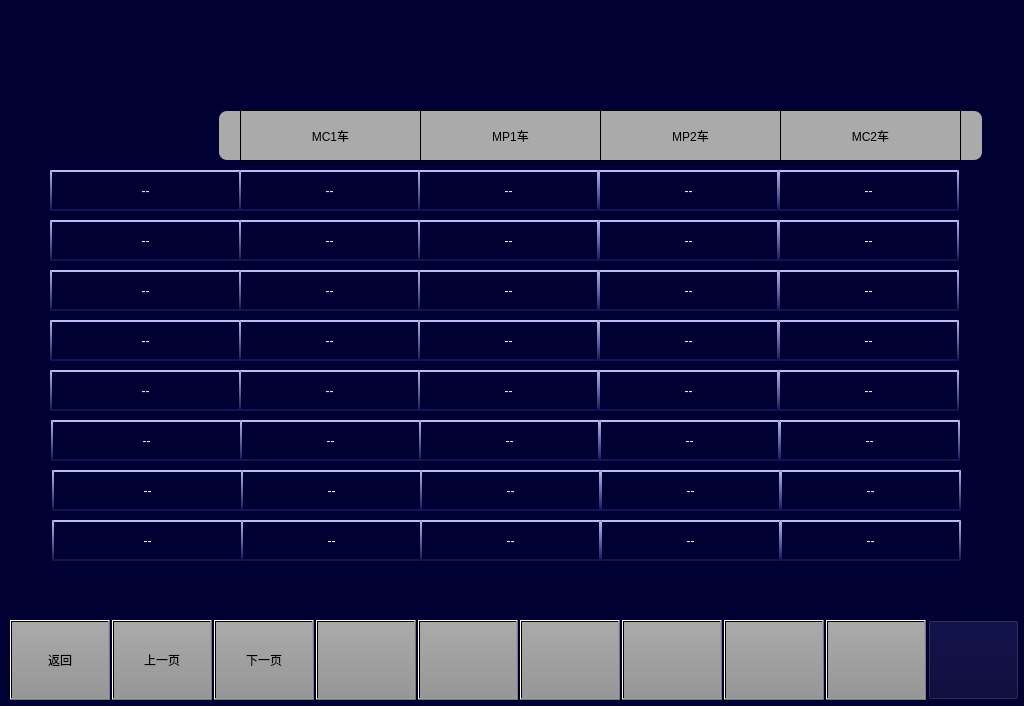
<?xml version="1.0" encoding="UTF-8"?>
<ui version="4.0">
 <class>MaintainceAuxiliarySubsystemPage</class>
 <widget class="QWidget" name="MaintainceAuxiliarySubsystemPage">
  <property name="geometry">
   <rect>
    <x>0</x>
    <y>0</y>
    <width>1024</width>
    <height>706</height>
   </rect>
  </property>
  <property name="windowTitle">
   <string>Form</string>
  </property>
  <property name="styleSheet">
   <string notr="true">background-color: rgb(0, 0, 50);</string>
  </property>
  <widget class="QPushButton" name="BTN2">
   <property name="geometry">
    <rect>
     <x>112</x>
     <y>620</y>
     <width>100</width>
     <height>80</height>
    </rect>
   </property>
   <property name="focusPolicy">
    <enum>Qt::NoFocus</enum>
   </property>
   <property name="styleSheet">
    <string notr="true">font: 20px, &quot;微软雅黑&quot;;color: black;transparent;background:qlineargradient(spread:pad,x1:0,y1:0,x2:0,y2:1,stop:0 rgba(170,170,170,255),stop:1 rgba(150,150,150,255));</string>
   </property>
   <property name="text">
    <string>上一页</string>
   </property>
  </widget>
  <widget class="QPushButton" name="BTN1">
   <property name="geometry">
    <rect>
     <x>10</x>
     <y>620</y>
     <width>100</width>
     <height>80</height>
    </rect>
   </property>
   <property name="focusPolicy">
    <enum>Qt::NoFocus</enum>
   </property>
   <property name="styleSheet">
    <string notr="true">font: 20px, &quot;微软雅黑&quot;;color: black;transparent;background:qlineargradient(spread:pad,x1:0,y1:0,x2:0,y2:1,stop:0 rgba(170,170,170,255),stop:1 rgba(150,150,150,255));</string>
   </property>
   <property name="text">
    <string>返回</string>
   </property>
  </widget>
  <widget class="QPushButton" name="BTN4">
   <property name="geometry">
    <rect>
     <x>316</x>
     <y>620</y>
     <width>100</width>
     <height>80</height>
    </rect>
   </property>
   <property name="focusPolicy">
    <enum>Qt::NoFocus</enum>
   </property>
   <property name="styleSheet">
    <string notr="true">	font: 20px, &quot;微软雅黑&quot;;
    color: black;
	transparent;background:qlineargradient(spread:pad,x1:0,y1:0,x2:0,y2:1,stop:0 rgba(170,170,170,255),stop:1 rgba(150,150,150,255));
</string>
   </property>
   <property name="text">
    <string/>
   </property>
  </widget>
  <widget class="QPushButton" name="BTN5">
   <property name="geometry">
    <rect>
     <x>418</x>
     <y>620</y>
     <width>100</width>
     <height>80</height>
    </rect>
   </property>
   <property name="focusPolicy">
    <enum>Qt::NoFocus</enum>
   </property>
   <property name="styleSheet">
    <string notr="true">	font: 20px, &quot;微软雅黑&quot;;
    color: black;
	transparent;background:qlineargradient(spread:pad,x1:0,y1:0,x2:0,y2:1,stop:0 rgba(170,170,170,255),stop:1 rgba(150,150,150,255));
</string>
   </property>
   <property name="text">
    <string/>
   </property>
  </widget>
  <widget class="QPushButton" name="BTN3">
   <property name="geometry">
    <rect>
     <x>214</x>
     <y>620</y>
     <width>100</width>
     <height>80</height>
    </rect>
   </property>
   <property name="focusPolicy">
    <enum>Qt::NoFocus</enum>
   </property>
   <property name="styleSheet">
    <string notr="true">	font: 20px, &quot;微软雅黑&quot;;
    color: black;
	transparent;background:qlineargradient(spread:pad,x1:0,y1:0,x2:0,y2:1,stop:0 rgba(170,170,170,255),stop:1 rgba(150,150,150,255));
</string>
   </property>
   <property name="text">
    <string>下一页</string>
   </property>
  </widget>
  <widget class="QPushButton" name="BTN8">
   <property name="geometry">
    <rect>
     <x>724</x>
     <y>620</y>
     <width>100</width>
     <height>80</height>
    </rect>
   </property>
   <property name="focusPolicy">
    <enum>Qt::NoFocus</enum>
   </property>
   <property name="styleSheet">
    <string notr="true">	font: 20px, &quot;微软雅黑&quot;;
    color: black;
	transparent;background:qlineargradient(spread:pad,x1:0,y1:0,x2:0,y2:1,stop:0 rgba(170,170,170,255),stop:1 rgba(150,150,150,255));
</string>
   </property>
   <property name="text">
    <string/>
   </property>
  </widget>
  <widget class="QPushButton" name="BTNHome">
   <property name="geometry">
    <rect>
     <x>928</x>
     <y>620</y>
     <width>91</width>
     <height>80</height>
    </rect>
   </property>
   <property name="focusPolicy">
    <enum>Qt::NoFocus</enum>
   </property>
   <property name="styleSheet">
    <string notr="true">border-image: url(:/images/image/Home.png);</string>
   </property>
   <property name="text">
    <string/>
   </property>
  </widget>
  <widget class="QPushButton" name="BTN9">
   <property name="geometry">
    <rect>
     <x>826</x>
     <y>620</y>
     <width>100</width>
     <height>80</height>
    </rect>
   </property>
   <property name="focusPolicy">
    <enum>Qt::NoFocus</enum>
   </property>
   <property name="styleSheet">
    <string notr="true">	font: 20px, &quot;微软雅黑&quot;;
    color: black;
	transparent;background:qlineargradient(spread:pad,x1:0,y1:0,x2:0,y2:1,stop:0 rgba(170,170,170,255),stop:1 rgba(150,150,150,255));
</string>
   </property>
   <property name="text">
    <string/>
   </property>
  </widget>
  <widget class="QPushButton" name="BTN7">
   <property name="geometry">
    <rect>
     <x>622</x>
     <y>620</y>
     <width>100</width>
     <height>80</height>
    </rect>
   </property>
   <property name="focusPolicy">
    <enum>Qt::NoFocus</enum>
   </property>
   <property name="styleSheet">
    <string notr="true">	font: 20px, &quot;微软雅黑&quot;;
    color: black;
	transparent;background:qlineargradient(spread:pad,x1:0,y1:0,x2:0,y2:1,stop:0 rgba(170,170,170,255),stop:1 rgba(150,150,150,255));
</string>
   </property>
   <property name="text">
    <string/>
   </property>
  </widget>
  <widget class="QPushButton" name="BTN6">
   <property name="geometry">
    <rect>
     <x>520</x>
     <y>620</y>
     <width>100</width>
     <height>80</height>
    </rect>
   </property>
   <property name="focusPolicy">
    <enum>Qt::NoFocus</enum>
   </property>
   <property name="styleSheet">
    <string notr="true">	font: 20px, &quot;微软雅黑&quot;;
    color: black;
	transparent;background:qlineargradient(spread:pad,x1:0,y1:0,x2:0,y2:1,stop:0 rgba(170,170,170,255),stop:1 rgba(150,150,150,255));
</string>
   </property>
   <property name="text">
    <string/>
   </property>
  </widget>
  <widget class="QLabel" name="line5_3">
   <property name="geometry">
    <rect>
     <x>598</x>
     <y>370</y>
     <width>181</width>
     <height>41</height>
    </rect>
   </property>
   <property name="styleSheet">
    <string notr="true">border-top:2px solid rgb(187,188,247);
background-color: rgb(0, 0, 50);
border-left: 2px solid qlineargradient(x1:0, y1:0, x2:0, y2:1,stop:0 rgb(187,188,247) , stop:1 rgb(19,20,87));
border-right: 2px solid qlineargradient(x1:0, y1:0, x2:0, y2:1,stop:0 rgb(187,188,247) , stop:1 rgb(19,20,87));
border-bottom:2px solid  rgb(19,20,87);
font:16px &quot;微软雅黑&quot; ;
color: rgb(255, 255, 255);</string>
   </property>
   <property name="text">
    <string>--</string>
   </property>
   <property name="alignment">
    <set>Qt::AlignCenter</set>
   </property>
  </widget>
  <widget class="QLabel" name="line3_2">
   <property name="geometry">
    <rect>
     <x>418</x>
     <y>270</y>
     <width>181</width>
     <height>41</height>
    </rect>
   </property>
   <property name="styleSheet">
    <string notr="true">border-top:2px solid rgb(187,188,247);
background-color: rgb(0, 0, 50);
border-left: 2px solid qlineargradient(x1:0, y1:0, x2:0, y2:1,stop:0 rgb(187,188,247) , stop:1 rgb(19,20,87));
border-right: 2px solid qlineargradient(x1:0, y1:0, x2:0, y2:1,stop:0 rgb(187,188,247) , stop:1 rgb(19,20,87));
border-bottom:2px solid  rgb(19,20,87);
font:16px &quot;微软雅黑&quot; ;
color: rgb(255, 255, 255);</string>
   </property>
   <property name="text">
    <string>--</string>
   </property>
   <property name="alignment">
    <set>Qt::AlignCenter</set>
   </property>
  </widget>
  <widget class="QLabel" name="line4_3">
   <property name="geometry">
    <rect>
     <x>598</x>
     <y>320</y>
     <width>181</width>
     <height>41</height>
    </rect>
   </property>
   <property name="styleSheet">
    <string notr="true">border-top:2px solid rgb(187,188,247);
background-color: rgb(0, 0, 50);
border-left: 2px solid qlineargradient(x1:0, y1:0, x2:0, y2:1,stop:0 rgb(187,188,247) , stop:1 rgb(19,20,87));
border-right: 2px solid qlineargradient(x1:0, y1:0, x2:0, y2:1,stop:0 rgb(187,188,247) , stop:1 rgb(19,20,87));
border-bottom:2px solid  rgb(19,20,87);
font:16px &quot;微软雅黑&quot; ;
color: rgb(255, 255, 255);</string>
   </property>
   <property name="text">
    <string>--</string>
   </property>
   <property name="alignment">
    <set>Qt::AlignCenter</set>
   </property>
  </widget>
  <widget class="QLabel" name="line4_4">
   <property name="geometry">
    <rect>
     <x>778</x>
     <y>320</y>
     <width>181</width>
     <height>41</height>
    </rect>
   </property>
   <property name="styleSheet">
    <string notr="true">border-top:2px solid rgb(187,188,247);
background-color: rgb(0, 0, 50);
border-left: 2px solid qlineargradient(x1:0, y1:0, x2:0, y2:1,stop:0 rgb(187,188,247) , stop:1 rgb(19,20,87));
border-right: 2px solid qlineargradient(x1:0, y1:0, x2:0, y2:1,stop:0 rgb(187,188,247) , stop:1 rgb(19,20,87));
border-bottom:2px solid  rgb(19,20,87);
font:16px &quot;微软雅黑&quot; ;
color: rgb(255, 255, 255);</string>
   </property>
   <property name="text">
    <string>--</string>
   </property>
   <property name="alignment">
    <set>Qt::AlignCenter</set>
   </property>
  </widget>
  <widget class="QLabel" name="line5_name">
   <property name="geometry">
    <rect>
     <x>50</x>
     <y>370</y>
     <width>191</width>
     <height>41</height>
    </rect>
   </property>
   <property name="styleSheet">
    <string notr="true">border-top:2px solid rgb(187,188,247);
background-color: rgb(0, 0, 50);
border-left: 2px solid qlineargradient(x1:0, y1:0, x2:0, y2:1,stop:0 rgb(187,188,247) , stop:1 rgb(19,20,87));
border-right: 2px solid qlineargradient(x1:0, y1:0, x2:0, y2:1,stop:0 rgb(187,188,247) , stop:1 rgb(19,20,87));
border-bottom:2px solid  rgb(19,20,87);
font:16px &quot;微软雅黑&quot; ;
color: rgb(255, 255, 255);</string>
   </property>
   <property name="text">
    <string>--</string>
   </property>
   <property name="alignment">
    <set>Qt::AlignCenter</set>
   </property>
  </widget>
  <widget class="QLabel" name="line4_2">
   <property name="geometry">
    <rect>
     <x>418</x>
     <y>320</y>
     <width>181</width>
     <height>41</height>
    </rect>
   </property>
   <property name="styleSheet">
    <string notr="true">border-top:2px solid rgb(187,188,247);
background-color: rgb(0, 0, 50);
border-left: 2px solid qlineargradient(x1:0, y1:0, x2:0, y2:1,stop:0 rgb(187,188,247) , stop:1 rgb(19,20,87));
border-right: 2px solid qlineargradient(x1:0, y1:0, x2:0, y2:1,stop:0 rgb(187,188,247) , stop:1 rgb(19,20,87));
border-bottom:2px solid  rgb(19,20,87);
font:16px &quot;微软雅黑&quot; ;
color: rgb(255, 255, 255);</string>
   </property>
   <property name="text">
    <string>--</string>
   </property>
   <property name="alignment">
    <set>Qt::AlignCenter</set>
   </property>
  </widget>
  <widget class="QLabel" name="line1_3">
   <property name="geometry">
    <rect>
     <x>598</x>
     <y>170</y>
     <width>181</width>
     <height>41</height>
    </rect>
   </property>
   <property name="styleSheet">
    <string notr="true">border-top:2px solid rgb(187,188,247);
background-color: rgb(0, 0, 50);
border-left: 2px solid qlineargradient(x1:0, y1:0, x2:0, y2:1,stop:0 rgb(187,188,247) , stop:1 rgb(19,20,87));
border-right: 2px solid qlineargradient(x1:0, y1:0, x2:0, y2:1,stop:0 rgb(187,188,247) , stop:1 rgb(19,20,87));
border-bottom:2px solid  rgb(19,20,87);
font:16px &quot;微软雅黑&quot; ;
color: rgb(255, 255, 255);</string>
   </property>
   <property name="text">
    <string>--</string>
   </property>
   <property name="alignment">
    <set>Qt::AlignCenter</set>
   </property>
  </widget>
  <widget class="QLabel" name="LBLM1">
   <property name="geometry">
    <rect>
     <x>600</x>
     <y>110</y>
     <width>181</width>
     <height>51</height>
    </rect>
   </property>
   <property name="styleSheet">
    <string notr="true">background-color:rgb(170,170,170);
border:1px solid black;
font:20px &quot;微软雅黑&quot;;</string>
   </property>
   <property name="text">
    <string>MP2车</string>
   </property>
   <property name="alignment">
    <set>Qt::AlignCenter</set>
   </property>
  </widget>
  <widget class="QLabel" name="line2_2">
   <property name="geometry">
    <rect>
     <x>418</x>
     <y>220</y>
     <width>181</width>
     <height>41</height>
    </rect>
   </property>
   <property name="styleSheet">
    <string notr="true">border-top:2px solid rgb(187,188,247);
background-color: rgb(0, 0, 50);
border-left: 2px solid qlineargradient(x1:0, y1:0, x2:0, y2:1,stop:0 rgb(187,188,247) , stop:1 rgb(19,20,87));
border-right: 2px solid qlineargradient(x1:0, y1:0, x2:0, y2:1,stop:0 rgb(187,188,247) , stop:1 rgb(19,20,87));
border-bottom:2px solid  rgb(19,20,87);
font:16px &quot;微软雅黑&quot; ;
color: rgb(255, 255, 255);</string>
   </property>
   <property name="text">
    <string>--</string>
   </property>
   <property name="alignment">
    <set>Qt::AlignCenter</set>
   </property>
  </widget>
  <widget class="QLabel" name="line2_name">
   <property name="geometry">
    <rect>
     <x>50</x>
     <y>220</y>
     <width>191</width>
     <height>41</height>
    </rect>
   </property>
   <property name="styleSheet">
    <string notr="true">border-top:2px solid rgb(187,188,247);
background-color: rgb(0, 0, 50);
border-left: 2px solid qlineargradient(x1:0, y1:0, x2:0, y2:1,stop:0 rgb(187,188,247) , stop:1 rgb(19,20,87));
border-right: 2px solid qlineargradient(x1:0, y1:0, x2:0, y2:1,stop:0 rgb(187,188,247) , stop:1 rgb(19,20,87));
border-bottom:2px solid  rgb(19,20,87);
font:16px &quot;微软雅黑&quot; ;
color: rgb(255, 255, 255);</string>
   </property>
   <property name="text">
    <string>--</string>
   </property>
   <property name="alignment">
    <set>Qt::AlignCenter</set>
   </property>
  </widget>
  <widget class="QLabel" name="line1_2">
   <property name="geometry">
    <rect>
     <x>418</x>
     <y>170</y>
     <width>181</width>
     <height>41</height>
    </rect>
   </property>
   <property name="styleSheet">
    <string notr="true">border-top:2px solid rgb(187,188,247);
background-color: rgb(0, 0, 50);
border-left: 2px solid qlineargradient(x1:0, y1:0, x2:0, y2:1,stop:0 rgb(187,188,247) , stop:1 rgb(19,20,87));
border-right: 2px solid qlineargradient(x1:0, y1:0, x2:0, y2:1,stop:0 rgb(187,188,247) , stop:1 rgb(19,20,87));
border-bottom:2px solid  rgb(19,20,87);
font:16px &quot;微软雅黑&quot; ;
color: rgb(255, 255, 255);</string>
   </property>
   <property name="text">
    <string>--</string>
   </property>
   <property name="alignment">
    <set>Qt::AlignCenter</set>
   </property>
  </widget>
  <widget class="QLabel" name="line4_name">
   <property name="geometry">
    <rect>
     <x>50</x>
     <y>320</y>
     <width>191</width>
     <height>41</height>
    </rect>
   </property>
   <property name="styleSheet">
    <string notr="true">border-top:2px solid rgb(187,188,247);
background-color: rgb(0, 0, 50);
border-left: 2px solid qlineargradient(x1:0, y1:0, x2:0, y2:1,stop:0 rgb(187,188,247) , stop:1 rgb(19,20,87));
border-right: 2px solid qlineargradient(x1:0, y1:0, x2:0, y2:1,stop:0 rgb(187,188,247) , stop:1 rgb(19,20,87));
border-bottom:2px solid  rgb(19,20,87);
font:16px &quot;微软雅黑&quot; ;
color: rgb(255, 255, 255);</string>
   </property>
   <property name="text">
    <string>--</string>
   </property>
   <property name="alignment">
    <set>Qt::AlignCenter</set>
   </property>
  </widget>
  <widget class="QLabel" name="line3_1">
   <property name="geometry">
    <rect>
     <x>239</x>
     <y>270</y>
     <width>181</width>
     <height>41</height>
    </rect>
   </property>
   <property name="styleSheet">
    <string notr="true">border-top:2px solid rgb(187,188,247);
background-color: rgb(0, 0, 50);
border-left: 2px solid qlineargradient(x1:0, y1:0, x2:0, y2:1,stop:0 rgb(187,188,247) , stop:1 rgb(19,20,87));
border-right: 2px solid qlineargradient(x1:0, y1:0, x2:0, y2:1,stop:0 rgb(187,188,247) , stop:1 rgb(19,20,87));
border-bottom:2px solid  rgb(19,20,87);
font:16px &quot;微软雅黑&quot; ;
color: rgb(255, 255, 255);</string>
   </property>
   <property name="text">
    <string>--</string>
   </property>
   <property name="alignment">
    <set>Qt::AlignCenter</set>
   </property>
  </widget>
  <widget class="QLabel" name="line3_3">
   <property name="geometry">
    <rect>
     <x>598</x>
     <y>270</y>
     <width>181</width>
     <height>41</height>
    </rect>
   </property>
   <property name="styleSheet">
    <string notr="true">border-top:2px solid rgb(187,188,247);
background-color: rgb(0, 0, 50);
border-left: 2px solid qlineargradient(x1:0, y1:0, x2:0, y2:1,stop:0 rgb(187,188,247) , stop:1 rgb(19,20,87));
border-right: 2px solid qlineargradient(x1:0, y1:0, x2:0, y2:1,stop:0 rgb(187,188,247) , stop:1 rgb(19,20,87));
border-bottom:2px solid  rgb(19,20,87);
font:16px &quot;微软雅黑&quot; ;
color: rgb(255, 255, 255);</string>
   </property>
   <property name="text">
    <string>--</string>
   </property>
   <property name="alignment">
    <set>Qt::AlignCenter</set>
   </property>
  </widget>
  <widget class="QLabel" name="line5_4">
   <property name="geometry">
    <rect>
     <x>778</x>
     <y>370</y>
     <width>181</width>
     <height>41</height>
    </rect>
   </property>
   <property name="styleSheet">
    <string notr="true">border-top:2px solid rgb(187,188,247);
background-color: rgb(0, 0, 50);
border-left: 2px solid qlineargradient(x1:0, y1:0, x2:0, y2:1,stop:0 rgb(187,188,247) , stop:1 rgb(19,20,87));
border-right: 2px solid qlineargradient(x1:0, y1:0, x2:0, y2:1,stop:0 rgb(187,188,247) , stop:1 rgb(19,20,87));
border-bottom:2px solid  rgb(19,20,87);
font:16px &quot;微软雅黑&quot; ;
color: rgb(255, 255, 255);</string>
   </property>
   <property name="text">
    <string>--</string>
   </property>
   <property name="alignment">
    <set>Qt::AlignCenter</set>
   </property>
  </widget>
  <widget class="QLabel" name="LBLMp1">
   <property name="geometry">
    <rect>
     <x>420</x>
     <y>110</y>
     <width>181</width>
     <height>51</height>
    </rect>
   </property>
   <property name="styleSheet">
    <string notr="true">background-color:rgb(170,170,170);
border:1px solid black;
font:20px &quot;微软雅黑&quot;;</string>
   </property>
   <property name="text">
    <string>MP1车</string>
   </property>
   <property name="alignment">
    <set>Qt::AlignCenter</set>
   </property>
  </widget>
  <widget class="QLabel" name="line3_4">
   <property name="geometry">
    <rect>
     <x>778</x>
     <y>270</y>
     <width>181</width>
     <height>41</height>
    </rect>
   </property>
   <property name="styleSheet">
    <string notr="true">border-top:2px solid rgb(187,188,247);
background-color: rgb(0, 0, 50);
border-left: 2px solid qlineargradient(x1:0, y1:0, x2:0, y2:1,stop:0 rgb(187,188,247) , stop:1 rgb(19,20,87));
border-right: 2px solid qlineargradient(x1:0, y1:0, x2:0, y2:1,stop:0 rgb(187,188,247) , stop:1 rgb(19,20,87));
border-bottom:2px solid  rgb(19,20,87);
font:16px &quot;微软雅黑&quot; ;
color: rgb(255, 255, 255);</string>
   </property>
   <property name="text">
    <string>--</string>
   </property>
   <property name="alignment">
    <set>Qt::AlignCenter</set>
   </property>
  </widget>
  <widget class="QLabel" name="line1_1">
   <property name="geometry">
    <rect>
     <x>239</x>
     <y>170</y>
     <width>181</width>
     <height>41</height>
    </rect>
   </property>
   <property name="styleSheet">
    <string notr="true">border-top:2px solid rgb(187,188,247);
background-color: rgb(0, 0, 50);
border-left: 2px solid qlineargradient(x1:0, y1:0, x2:0, y2:1,stop:0 rgb(187,188,247) , stop:1 rgb(19,20,87));
border-right: 2px solid qlineargradient(x1:0, y1:0, x2:0, y2:1,stop:0 rgb(187,188,247) , stop:1 rgb(19,20,87));
border-bottom:2px solid  rgb(19,20,87);
font:16px &quot;微软雅黑&quot; ;
color: rgb(255, 255, 255);</string>
   </property>
   <property name="text">
    <string>--</string>
   </property>
   <property name="alignment">
    <set>Qt::AlignCenter</set>
   </property>
  </widget>
  <widget class="QLabel" name="line1_name">
   <property name="geometry">
    <rect>
     <x>50</x>
     <y>170</y>
     <width>191</width>
     <height>41</height>
    </rect>
   </property>
   <property name="styleSheet">
    <string notr="true">border-top:2px solid rgb(187,188,247);
background-color: rgb(0, 0, 50);
border-left: 2px solid qlineargradient(x1:0, y1:0, x2:0, y2:1,stop:0 rgb(187,188,247) , stop:1 rgb(19,20,87));
border-right: 2px solid qlineargradient(x1:0, y1:0, x2:0, y2:1,stop:0 rgb(187,188,247) , stop:1 rgb(19,20,87));
border-bottom:2px solid  rgb(19,20,87);
font:16px &quot;微软雅黑&quot; ;
color: rgb(255, 255, 255);</string>
   </property>
   <property name="text">
    <string>--</string>
   </property>
   <property name="alignment">
    <set>Qt::AlignCenter</set>
   </property>
  </widget>
  <widget class="QLabel" name="LBLM2">
   <property name="geometry">
    <rect>
     <x>780</x>
     <y>110</y>
     <width>181</width>
     <height>51</height>
    </rect>
   </property>
   <property name="styleSheet">
    <string notr="true">background-color:rgb(170,170,170);
border:1px solid black;
font:20px &quot;微软雅黑&quot;;</string>
   </property>
   <property name="text">
    <string>MC2车</string>
   </property>
   <property name="alignment">
    <set>Qt::AlignCenter</set>
   </property>
  </widget>
  <widget class="QLabel" name="line2_3">
   <property name="geometry">
    <rect>
     <x>598</x>
     <y>220</y>
     <width>181</width>
     <height>41</height>
    </rect>
   </property>
   <property name="styleSheet">
    <string notr="true">border-top:2px solid rgb(187,188,247);
background-color: rgb(0, 0, 50);
border-left: 2px solid qlineargradient(x1:0, y1:0, x2:0, y2:1,stop:0 rgb(187,188,247) , stop:1 rgb(19,20,87));
border-right: 2px solid qlineargradient(x1:0, y1:0, x2:0, y2:1,stop:0 rgb(187,188,247) , stop:1 rgb(19,20,87));
border-bottom:2px solid  rgb(19,20,87);
font:16px &quot;微软雅黑&quot; ;
color: rgb(255, 255, 255);</string>
   </property>
   <property name="text">
    <string>--</string>
   </property>
   <property name="alignment">
    <set>Qt::AlignCenter</set>
   </property>
  </widget>
  <widget class="QLabel" name="line5_2">
   <property name="geometry">
    <rect>
     <x>418</x>
     <y>370</y>
     <width>181</width>
     <height>41</height>
    </rect>
   </property>
   <property name="styleSheet">
    <string notr="true">border-top:2px solid rgb(187,188,247);
background-color: rgb(0, 0, 50);
border-left: 2px solid qlineargradient(x1:0, y1:0, x2:0, y2:1,stop:0 rgb(187,188,247) , stop:1 rgb(19,20,87));
border-right: 2px solid qlineargradient(x1:0, y1:0, x2:0, y2:1,stop:0 rgb(187,188,247) , stop:1 rgb(19,20,87));
border-bottom:2px solid  rgb(19,20,87);
font:16px &quot;微软雅黑&quot; ;
color: rgb(255, 255, 255);</string>
   </property>
   <property name="text">
    <string>--</string>
   </property>
   <property name="alignment">
    <set>Qt::AlignCenter</set>
   </property>
  </widget>
  <widget class="QLabel" name="line2_1">
   <property name="geometry">
    <rect>
     <x>239</x>
     <y>220</y>
     <width>181</width>
     <height>41</height>
    </rect>
   </property>
   <property name="styleSheet">
    <string notr="true">border-top:2px solid rgb(187,188,247);
background-color: rgb(0, 0, 50);
border-left: 2px solid qlineargradient(x1:0, y1:0, x2:0, y2:1,stop:0 rgb(187,188,247) , stop:1 rgb(19,20,87));
border-right: 2px solid qlineargradient(x1:0, y1:0, x2:0, y2:1,stop:0 rgb(187,188,247) , stop:1 rgb(19,20,87));
border-bottom:2px solid  rgb(19,20,87);
font:16px &quot;微软雅黑&quot; ;
color: rgb(255, 255, 255);</string>
   </property>
   <property name="text">
    <string>--</string>
   </property>
   <property name="alignment">
    <set>Qt::AlignCenter</set>
   </property>
  </widget>
  <widget class="QLabel" name="line2_4">
   <property name="geometry">
    <rect>
     <x>778</x>
     <y>220</y>
     <width>181</width>
     <height>41</height>
    </rect>
   </property>
   <property name="styleSheet">
    <string notr="true">border-top:2px solid rgb(187,188,247);
background-color: rgb(0, 0, 50);
border-left: 2px solid qlineargradient(x1:0, y1:0, x2:0, y2:1,stop:0 rgb(187,188,247) , stop:1 rgb(19,20,87));
border-right: 2px solid qlineargradient(x1:0, y1:0, x2:0, y2:1,stop:0 rgb(187,188,247) , stop:1 rgb(19,20,87));
border-bottom:2px solid  rgb(19,20,87);
font:16px &quot;微软雅黑&quot; ;
color: rgb(255, 255, 255);</string>
   </property>
   <property name="text">
    <string>--</string>
   </property>
   <property name="alignment">
    <set>Qt::AlignCenter</set>
   </property>
  </widget>
  <widget class="QLabel" name="line4_1">
   <property name="geometry">
    <rect>
     <x>239</x>
     <y>320</y>
     <width>181</width>
     <height>41</height>
    </rect>
   </property>
   <property name="styleSheet">
    <string notr="true">border-top:2px solid rgb(187,188,247);
background-color: rgb(0, 0, 50);
border-left: 2px solid qlineargradient(x1:0, y1:0, x2:0, y2:1,stop:0 rgb(187,188,247) , stop:1 rgb(19,20,87));
border-right: 2px solid qlineargradient(x1:0, y1:0, x2:0, y2:1,stop:0 rgb(187,188,247) , stop:1 rgb(19,20,87));
border-bottom:2px solid  rgb(19,20,87);
font:16px &quot;微软雅黑&quot; ;
color: rgb(255, 255, 255);</string>
   </property>
   <property name="text">
    <string>--</string>
   </property>
   <property name="alignment">
    <set>Qt::AlignCenter</set>
   </property>
  </widget>
  <widget class="QLabel" name="line3_name">
   <property name="geometry">
    <rect>
     <x>50</x>
     <y>270</y>
     <width>191</width>
     <height>41</height>
    </rect>
   </property>
   <property name="styleSheet">
    <string notr="true">border-top:2px solid rgb(187,188,247);
background-color: rgb(0, 0, 50);
border-left: 2px solid qlineargradient(x1:0, y1:0, x2:0, y2:1,stop:0 rgb(187,188,247) , stop:1 rgb(19,20,87));
border-right: 2px solid qlineargradient(x1:0, y1:0, x2:0, y2:1,stop:0 rgb(187,188,247) , stop:1 rgb(19,20,87));
border-bottom:2px solid  rgb(19,20,87);
font:16px &quot;微软雅黑&quot; ;
color: rgb(255, 255, 255);</string>
   </property>
   <property name="text">
    <string>--</string>
   </property>
   <property name="alignment">
    <set>Qt::AlignCenter</set>
   </property>
  </widget>
  <widget class="QLabel" name="LBLTC1">
   <property name="geometry">
    <rect>
     <x>240</x>
     <y>110</y>
     <width>181</width>
     <height>51</height>
    </rect>
   </property>
   <property name="styleSheet">
    <string notr="true">background-color:rgb(170,170,170);
border:1px solid black;
font:20px &quot;微软雅黑&quot;;</string>
   </property>
   <property name="text">
    <string>MC1车</string>
   </property>
   <property name="alignment">
    <set>Qt::AlignCenter</set>
   </property>
  </widget>
  <widget class="QLabel" name="line5_1">
   <property name="geometry">
    <rect>
     <x>239</x>
     <y>370</y>
     <width>181</width>
     <height>41</height>
    </rect>
   </property>
   <property name="styleSheet">
    <string notr="true">border-top:2px solid rgb(187,188,247);
background-color: rgb(0, 0, 50);
border-left: 2px solid qlineargradient(x1:0, y1:0, x2:0, y2:1,stop:0 rgb(187,188,247) , stop:1 rgb(19,20,87));
border-right: 2px solid qlineargradient(x1:0, y1:0, x2:0, y2:1,stop:0 rgb(187,188,247) , stop:1 rgb(19,20,87));
border-bottom:2px solid  rgb(19,20,87);
font:16px &quot;微软雅黑&quot; ;
color: rgb(255, 255, 255);</string>
   </property>
   <property name="text">
    <string>--</string>
   </property>
   <property name="alignment">
    <set>Qt::AlignCenter</set>
   </property>
  </widget>
  <widget class="QLabel" name="line1_4">
   <property name="geometry">
    <rect>
     <x>778</x>
     <y>170</y>
     <width>181</width>
     <height>41</height>
    </rect>
   </property>
   <property name="styleSheet">
    <string notr="true">border-top:2px solid rgb(187,188,247);
background-color: rgb(0, 0, 50);
border-left: 2px solid qlineargradient(x1:0, y1:0, x2:0, y2:1,stop:0 rgb(187,188,247) , stop:1 rgb(19,20,87));
border-right: 2px solid qlineargradient(x1:0, y1:0, x2:0, y2:1,stop:0 rgb(187,188,247) , stop:1 rgb(19,20,87));
border-bottom:2px solid  rgb(19,20,87);
font:16px &quot;微软雅黑&quot; ;
color: rgb(255, 255, 255);</string>
   </property>
   <property name="text">
    <string>--</string>
   </property>
   <property name="alignment">
    <set>Qt::AlignCenter</set>
   </property>
  </widget>
  <widget class="QLabel" name="line6_2">
   <property name="geometry">
    <rect>
     <x>419</x>
     <y>420</y>
     <width>181</width>
     <height>41</height>
    </rect>
   </property>
   <property name="styleSheet">
    <string notr="true">border-top:2px solid rgb(187,188,247);
background-color: rgb(0, 0, 50);
border-left: 2px solid qlineargradient(x1:0, y1:0, x2:0, y2:1,stop:0 rgb(187,188,247) , stop:1 rgb(19,20,87));
border-right: 2px solid qlineargradient(x1:0, y1:0, x2:0, y2:1,stop:0 rgb(187,188,247) , stop:1 rgb(19,20,87));
border-bottom:2px solid  rgb(19,20,87);
font:16px &quot;微软雅黑&quot; ;
color: rgb(255, 255, 255);</string>
   </property>
   <property name="text">
    <string>--</string>
   </property>
   <property name="alignment">
    <set>Qt::AlignCenter</set>
   </property>
  </widget>
  <widget class="QLabel" name="line6_3">
   <property name="geometry">
    <rect>
     <x>599</x>
     <y>420</y>
     <width>181</width>
     <height>41</height>
    </rect>
   </property>
   <property name="styleSheet">
    <string notr="true">border-top:2px solid rgb(187,188,247);
background-color: rgb(0, 0, 50);
border-left: 2px solid qlineargradient(x1:0, y1:0, x2:0, y2:1,stop:0 rgb(187,188,247) , stop:1 rgb(19,20,87));
border-right: 2px solid qlineargradient(x1:0, y1:0, x2:0, y2:1,stop:0 rgb(187,188,247) , stop:1 rgb(19,20,87));
border-bottom:2px solid  rgb(19,20,87);
font:16px &quot;微软雅黑&quot; ;
color: rgb(255, 255, 255);</string>
   </property>
   <property name="text">
    <string>--</string>
   </property>
   <property name="alignment">
    <set>Qt::AlignCenter</set>
   </property>
  </widget>
  <widget class="QLabel" name="line6_4">
   <property name="geometry">
    <rect>
     <x>779</x>
     <y>420</y>
     <width>181</width>
     <height>41</height>
    </rect>
   </property>
   <property name="styleSheet">
    <string notr="true">border-top:2px solid rgb(187,188,247);
background-color: rgb(0, 0, 50);
border-left: 2px solid qlineargradient(x1:0, y1:0, x2:0, y2:1,stop:0 rgb(187,188,247) , stop:1 rgb(19,20,87));
border-right: 2px solid qlineargradient(x1:0, y1:0, x2:0, y2:1,stop:0 rgb(187,188,247) , stop:1 rgb(19,20,87));
border-bottom:2px solid  rgb(19,20,87);
font:16px &quot;微软雅黑&quot; ;
color: rgb(255, 255, 255);</string>
   </property>
   <property name="text">
    <string>--</string>
   </property>
   <property name="alignment">
    <set>Qt::AlignCenter</set>
   </property>
  </widget>
  <widget class="QLabel" name="line6_name">
   <property name="geometry">
    <rect>
     <x>51</x>
     <y>420</y>
     <width>191</width>
     <height>41</height>
    </rect>
   </property>
   <property name="styleSheet">
    <string notr="true">border-top:2px solid rgb(187,188,247);
background-color: rgb(0, 0, 50);
border-left: 2px solid qlineargradient(x1:0, y1:0, x2:0, y2:1,stop:0 rgb(187,188,247) , stop:1 rgb(19,20,87));
border-right: 2px solid qlineargradient(x1:0, y1:0, x2:0, y2:1,stop:0 rgb(187,188,247) , stop:1 rgb(19,20,87));
border-bottom:2px solid  rgb(19,20,87);
font:16px &quot;微软雅黑&quot; ;
color: rgb(255, 255, 255);</string>
   </property>
   <property name="text">
    <string>--</string>
   </property>
   <property name="alignment">
    <set>Qt::AlignCenter</set>
   </property>
  </widget>
  <widget class="QLabel" name="line6_1">
   <property name="geometry">
    <rect>
     <x>240</x>
     <y>420</y>
     <width>181</width>
     <height>41</height>
    </rect>
   </property>
   <property name="styleSheet">
    <string notr="true">border-top:2px solid rgb(187,188,247);
background-color: rgb(0, 0, 50);
border-left: 2px solid qlineargradient(x1:0, y1:0, x2:0, y2:1,stop:0 rgb(187,188,247) , stop:1 rgb(19,20,87));
border-right: 2px solid qlineargradient(x1:0, y1:0, x2:0, y2:1,stop:0 rgb(187,188,247) , stop:1 rgb(19,20,87));
border-bottom:2px solid  rgb(19,20,87);
font:16px &quot;微软雅黑&quot; ;
color: rgb(255, 255, 255);</string>
   </property>
   <property name="text">
    <string>--</string>
   </property>
   <property name="alignment">
    <set>Qt::AlignCenter</set>
   </property>
  </widget>
  <widget class="QLabel" name="line7_3">
   <property name="geometry">
    <rect>
     <x>600</x>
     <y>470</y>
     <width>181</width>
     <height>41</height>
    </rect>
   </property>
   <property name="styleSheet">
    <string notr="true">border-top:2px solid rgb(187,188,247);
background-color: rgb(0, 0, 50);
border-left: 2px solid qlineargradient(x1:0, y1:0, x2:0, y2:1,stop:0 rgb(187,188,247) , stop:1 rgb(19,20,87));
border-right: 2px solid qlineargradient(x1:0, y1:0, x2:0, y2:1,stop:0 rgb(187,188,247) , stop:1 rgb(19,20,87));
border-bottom:2px solid  rgb(19,20,87);
font:16px &quot;微软雅黑&quot; ;
color: rgb(255, 255, 255);</string>
   </property>
   <property name="text">
    <string>--</string>
   </property>
   <property name="alignment">
    <set>Qt::AlignCenter</set>
   </property>
  </widget>
  <widget class="QLabel" name="line7_1">
   <property name="geometry">
    <rect>
     <x>241</x>
     <y>470</y>
     <width>181</width>
     <height>41</height>
    </rect>
   </property>
   <property name="styleSheet">
    <string notr="true">border-top:2px solid rgb(187,188,247);
background-color: rgb(0, 0, 50);
border-left: 2px solid qlineargradient(x1:0, y1:0, x2:0, y2:1,stop:0 rgb(187,188,247) , stop:1 rgb(19,20,87));
border-right: 2px solid qlineargradient(x1:0, y1:0, x2:0, y2:1,stop:0 rgb(187,188,247) , stop:1 rgb(19,20,87));
border-bottom:2px solid  rgb(19,20,87);
font:16px &quot;微软雅黑&quot; ;
color: rgb(255, 255, 255);</string>
   </property>
   <property name="text">
    <string>--</string>
   </property>
   <property name="alignment">
    <set>Qt::AlignCenter</set>
   </property>
  </widget>
  <widget class="QLabel" name="line7_name">
   <property name="geometry">
    <rect>
     <x>52</x>
     <y>470</y>
     <width>191</width>
     <height>41</height>
    </rect>
   </property>
   <property name="styleSheet">
    <string notr="true">border-top:2px solid rgb(187,188,247);
background-color: rgb(0, 0, 50);
border-left: 2px solid qlineargradient(x1:0, y1:0, x2:0, y2:1,stop:0 rgb(187,188,247) , stop:1 rgb(19,20,87));
border-right: 2px solid qlineargradient(x1:0, y1:0, x2:0, y2:1,stop:0 rgb(187,188,247) , stop:1 rgb(19,20,87));
border-bottom:2px solid  rgb(19,20,87);
font:16px &quot;微软雅黑&quot; ;
color: rgb(255, 255, 255);</string>
   </property>
   <property name="text">
    <string>--</string>
   </property>
   <property name="alignment">
    <set>Qt::AlignCenter</set>
   </property>
  </widget>
  <widget class="QLabel" name="line7_2">
   <property name="geometry">
    <rect>
     <x>420</x>
     <y>470</y>
     <width>181</width>
     <height>41</height>
    </rect>
   </property>
   <property name="styleSheet">
    <string notr="true">border-top:2px solid rgb(187,188,247);
background-color: rgb(0, 0, 50);
border-left: 2px solid qlineargradient(x1:0, y1:0, x2:0, y2:1,stop:0 rgb(187,188,247) , stop:1 rgb(19,20,87));
border-right: 2px solid qlineargradient(x1:0, y1:0, x2:0, y2:1,stop:0 rgb(187,188,247) , stop:1 rgb(19,20,87));
border-bottom:2px solid  rgb(19,20,87);
font:16px &quot;微软雅黑&quot; ;
color: rgb(255, 255, 255);</string>
   </property>
   <property name="text">
    <string>--</string>
   </property>
   <property name="alignment">
    <set>Qt::AlignCenter</set>
   </property>
  </widget>
  <widget class="QLabel" name="line7_4">
   <property name="geometry">
    <rect>
     <x>780</x>
     <y>470</y>
     <width>181</width>
     <height>41</height>
    </rect>
   </property>
   <property name="styleSheet">
    <string notr="true">border-top:2px solid rgb(187,188,247);
background-color: rgb(0, 0, 50);
border-left: 2px solid qlineargradient(x1:0, y1:0, x2:0, y2:1,stop:0 rgb(187,188,247) , stop:1 rgb(19,20,87));
border-right: 2px solid qlineargradient(x1:0, y1:0, x2:0, y2:1,stop:0 rgb(187,188,247) , stop:1 rgb(19,20,87));
border-bottom:2px solid  rgb(19,20,87);
font:16px &quot;微软雅黑&quot; ;
color: rgb(255, 255, 255);</string>
   </property>
   <property name="text">
    <string>--</string>
   </property>
   <property name="alignment">
    <set>Qt::AlignCenter</set>
   </property>
  </widget>
  <widget class="QLabel" name="line8_name">
   <property name="geometry">
    <rect>
     <x>52</x>
     <y>520</y>
     <width>191</width>
     <height>41</height>
    </rect>
   </property>
   <property name="styleSheet">
    <string notr="true">border-top:2px solid rgb(187,188,247);
background-color: rgb(0, 0, 50);
border-left: 2px solid qlineargradient(x1:0, y1:0, x2:0, y2:1,stop:0 rgb(187,188,247) , stop:1 rgb(19,20,87));
border-right: 2px solid qlineargradient(x1:0, y1:0, x2:0, y2:1,stop:0 rgb(187,188,247) , stop:1 rgb(19,20,87));
border-bottom:2px solid  rgb(19,20,87);
font:16px &quot;微软雅黑&quot; ;
color: rgb(255, 255, 255);</string>
   </property>
   <property name="text">
    <string>--</string>
   </property>
   <property name="alignment">
    <set>Qt::AlignCenter</set>
   </property>
  </widget>
  <widget class="QLabel" name="line8_4">
   <property name="geometry">
    <rect>
     <x>780</x>
     <y>520</y>
     <width>181</width>
     <height>41</height>
    </rect>
   </property>
   <property name="styleSheet">
    <string notr="true">border-top:2px solid rgb(187,188,247);
background-color: rgb(0, 0, 50);
border-left: 2px solid qlineargradient(x1:0, y1:0, x2:0, y2:1,stop:0 rgb(187,188,247) , stop:1 rgb(19,20,87));
border-right: 2px solid qlineargradient(x1:0, y1:0, x2:0, y2:1,stop:0 rgb(187,188,247) , stop:1 rgb(19,20,87));
border-bottom:2px solid  rgb(19,20,87);
font:16px &quot;微软雅黑&quot; ;
color: rgb(255, 255, 255);</string>
   </property>
   <property name="text">
    <string>--</string>
   </property>
   <property name="alignment">
    <set>Qt::AlignCenter</set>
   </property>
  </widget>
  <widget class="QLabel" name="line8_3">
   <property name="geometry">
    <rect>
     <x>600</x>
     <y>520</y>
     <width>181</width>
     <height>41</height>
    </rect>
   </property>
   <property name="styleSheet">
    <string notr="true">border-top:2px solid rgb(187,188,247);
background-color: rgb(0, 0, 50);
border-left: 2px solid qlineargradient(x1:0, y1:0, x2:0, y2:1,stop:0 rgb(187,188,247) , stop:1 rgb(19,20,87));
border-right: 2px solid qlineargradient(x1:0, y1:0, x2:0, y2:1,stop:0 rgb(187,188,247) , stop:1 rgb(19,20,87));
border-bottom:2px solid  rgb(19,20,87);
font:16px &quot;微软雅黑&quot; ;
color: rgb(255, 255, 255);</string>
   </property>
   <property name="text">
    <string>--</string>
   </property>
   <property name="alignment">
    <set>Qt::AlignCenter</set>
   </property>
  </widget>
  <widget class="QLabel" name="line8_1">
   <property name="geometry">
    <rect>
     <x>241</x>
     <y>520</y>
     <width>181</width>
     <height>41</height>
    </rect>
   </property>
   <property name="styleSheet">
    <string notr="true">border-top:2px solid rgb(187,188,247);
background-color: rgb(0, 0, 50);
border-left: 2px solid qlineargradient(x1:0, y1:0, x2:0, y2:1,stop:0 rgb(187,188,247) , stop:1 rgb(19,20,87));
border-right: 2px solid qlineargradient(x1:0, y1:0, x2:0, y2:1,stop:0 rgb(187,188,247) , stop:1 rgb(19,20,87));
border-bottom:2px solid  rgb(19,20,87);
font:16px &quot;微软雅黑&quot; ;
color: rgb(255, 255, 255);</string>
   </property>
   <property name="text">
    <string>--</string>
   </property>
   <property name="alignment">
    <set>Qt::AlignCenter</set>
   </property>
  </widget>
  <widget class="QLabel" name="line8_2">
   <property name="geometry">
    <rect>
     <x>420</x>
     <y>520</y>
     <width>181</width>
     <height>41</height>
    </rect>
   </property>
   <property name="styleSheet">
    <string notr="true">border-top:2px solid rgb(187,188,247);
background-color: rgb(0, 0, 50);
border-left: 2px solid qlineargradient(x1:0, y1:0, x2:0, y2:1,stop:0 rgb(187,188,247) , stop:1 rgb(19,20,87));
border-right: 2px solid qlineargradient(x1:0, y1:0, x2:0, y2:1,stop:0 rgb(187,188,247) , stop:1 rgb(19,20,87));
border-bottom:2px solid  rgb(19,20,87);
font:16px &quot;微软雅黑&quot; ;
color: rgb(255, 255, 255);</string>
   </property>
   <property name="text">
    <string>--</string>
   </property>
   <property name="alignment">
    <set>Qt::AlignCenter</set>
   </property>
  </widget>
  <widget class="QLabel" name="label">
   <property name="geometry">
    <rect>
     <x>219</x>
     <y>111</y>
     <width>21</width>
     <height>49</height>
    </rect>
   </property>
   <property name="styleSheet">
    <string notr="true">background-color:rgb(170,170,170);
border-top-left-radius:8px;
border-bottom-left-radius:8px;</string>
   </property>
   <property name="text">
    <string/>
   </property>
  </widget>
  <widget class="QLabel" name="label_2">
   <property name="geometry">
    <rect>
     <x>961</x>
     <y>111</y>
     <width>21</width>
     <height>49</height>
    </rect>
   </property>
   <property name="styleSheet">
    <string notr="true">background-color:rgb(170,170,170);
border-top-right-radius:8px;
border-bottom-right-radius:8px;</string>
   </property>
   <property name="text">
    <string/>
   </property>
  </widget>
 </widget>
 <resources/>
 <connections/>
</ui>
